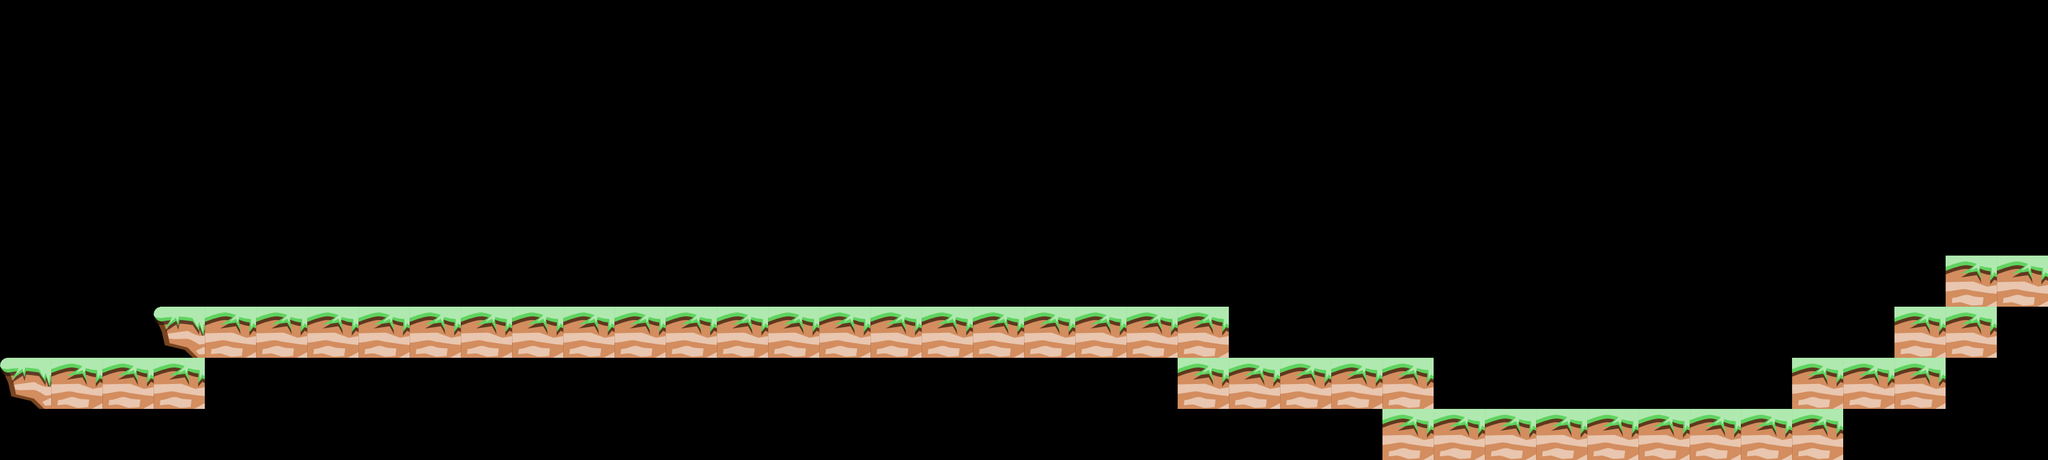

The image is a tile-based game level rendered from a .tmx file. Its description and source (layers, tilesets, objects; grid data summarised) follow:
An orthogonal 40x9 tile map with 80x80 px tiles, 1 tile layer (road), 2 tilesets and 10 objects.

<map version="1.0" orientation="orthogonal" width="40" height="9" tilewidth="80" tileheight="80">
 <tileset firstgid="1" name="tile1" tilewidth="80" tileheight="80">
  <image source="tile1.png" width="100" height="100" />
 </tileset>
 <tileset firstgid="2" name="tile2" tilewidth="80" tileheight="80">
  <image source="tile2.png" width="100" height="100" />
 </tileset>
 <layer name="road" width="40" height="9">
  <data>[360 cells, 46 non-empty, 2 distinct tile ids]</data>
 </layer>
 <objectgroup name="obstacle" width="40" height="9">
  <object x="243" y="480" width="1037" height="80" />
  <object x="4" y="561" width="313" height="79" />
  <object x="1282" y="484" width="638" height="78" />
  <object x="1838" y="562" width="404" height="76" />
  <object x="2162" y="640" width="716" height="80" />
  <object x="2800" y="560" width="242" height="82" />
  <object x="2962" y="478" width="4" height="2" />
  <object x="2958" y="480" width="6" />
  <object x="2962" y="480" width="158" height="82" />
  <object x="3040" y="396" width="162" height="86" />
 </objectgroup>
</map>